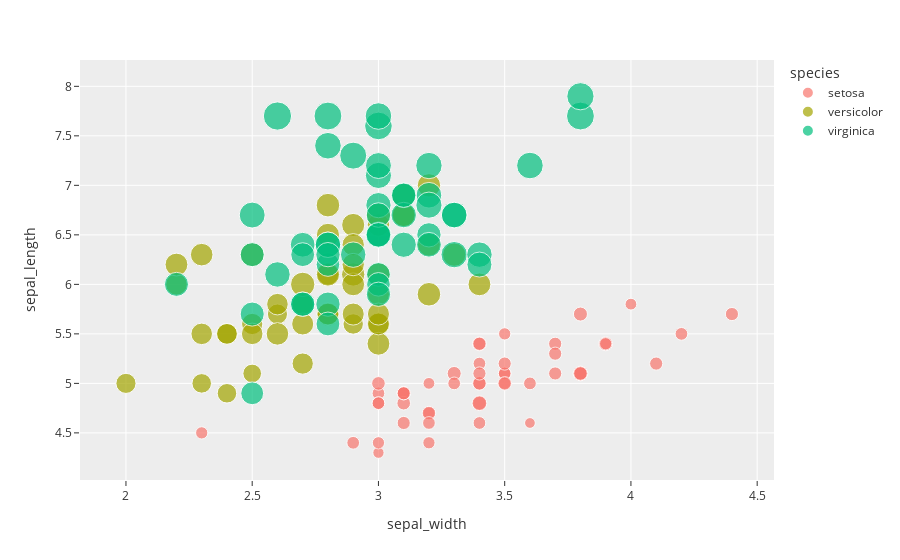

The notebook cell this image was saved under:
### Code cell
fig = px.scatter(data_frame=df, x="sepal_width", y="sepal_length", template='ggplot2', \
    color='species', size='petal_length', hover_data=['petal_width'])
iplot(fig)

### Figure 1 — Plotly figure (JSON) as saved in the notebook; plotly's stock layout.template omitted (floating-point values rounded to 4 significant figures)
{"data": [{"customdata": [[0.2], [0.2], [0.2], [0.2], [0.2], [0.4], [0.3], [0.2], [0.2], [0.1], [0.2], [0.2], [0.1], [0.1], [0.2], [0.4], [0.4], [0.3], [0.3], [0.3], [0.2], [0.4], [0.2], [0.5], [0.2], [0.2], [0.4], [0.2], [0.2], [0.2], [0.2], [0.4], [0.1], [0.2], [0.1], [0.2], [0.2], [0.1], [0.2], [0.2], [0.3], [0.3], [0.2], [0.6], [0.4], [0.3], [0.2], [0.2], [0.2], [0.2]], "hovertemplate": "species=setosa<br>sepal_width=%{x}<br>sepal_length=%{y}<br>petal_length=%{marker.size}<br>petal_width=%{customdata[0]}<extra></extra>", "legendgroup": "setosa", "marker": {"color": "#F8766D", "size": [1.4, 1.4, 1.3, 1.5, 1.4, 1.7, 1.4, 1.5, 1.4, 1.5, 1.5, 1.6, 1.4, 1.1, 1.2, 1.5, 1.3, 1.4, 1.7, 1.5, 1.7, 1.5, 1, 1.7, 1.9, 1.6, 1.6, 1.5, 1.4, 1.6, 1.6, 1.5, 1.5, 1.4, 1.5, 1.2, 1.3, 1.5, 1.3, 1.5, 1.3, 1.3, 1.3, 1.6, 1.9, 1.4, 1.6, 1.4, 1.5, 1.4], "sizemode": "area", "sizeref": 0.01725, "symbol": "circle"}, "mode": "markers", "name": "setosa", "orientation": "v", "showlegend": true, "type": "scatter", "x": [3.5, 3, 3.2, 3.1, 3.6, 3.9, 3.4, 3.4, 2.9, 3.1, 3.7, 3.4, 3, 3, 4, 4.4, 3.9, 3.5, 3.8, 3.8, 3.4, 3.7, 3.6, 3.3, 3.4, 3, 3.4, 3.5, 3.4, 3.2, 3.1, 3.4, 4.1, 4.2, 3.1, 3.2, 3.5, 3.1, 3, 3.4, 3.5, 2.3, 3.2, 3.5, 3.8, 3, 3.8, 3.2, 3.7, 3.3], "xaxis": "x", "y": [5.1, 4.9, 4.7, 4.6, 5, 5.4, 4.6, 5, 4.4, 4.9, 5.4, 4.8, 4.8, 4.3, 5.8, 5.7, 5.4, 5.1, 5.7, 5.1, 5.4, 5.1, 4.6, 5.1, 4.8, 5, 5, 5.2, 5.2, 4.7, 4.8, 5.4, 5.2, 5.5, 4.9, 5, 5.5, 4.9, 4.4, 5.1, 5, 4.5, 4.4, 5, 5.1, 4.8, 5.1, 4.6, 5.3, 5], "yaxis": "y"}, {"customdata": [[1.4], [1.5], [1.5], [1.3], [1.5], [1.3], [1.6], [1], [1.3], [1.4], [1], [1.5], [1], [1.4], [1.3], [1.4], [1.5], [1], [1.5], [1.1], [1.8], [1.3], [1.5], [1.2], [1.3], [1.4], [1.4], [1.7], [1.5], [1], [1.1], [1], [1.2], [1.6], [1.5], [1.6], [1.5], [1.3], [1.3], [1.3], [1.2], [1.4], [1.2], [1], [1.3], [1.2], [1.3], [1.3], [1.1], [1.3]], "hovertemplate": "species=versicolor<br>sepal_width=%{x}<br>sepal_length=%{y}<br>petal_length=%{marker.size}<br>petal_width=%{customdata[0]}<extra></extra>", "legendgroup": "versicolor", "marker": {"color": "#A3A500", "size": [4.7, 4.5, 4.9, 4, 4.6, 4.5, 4.7, 3.3, 4.6, 3.9, 3.5, 4.2, 4, 4.7, 3.6, 4.4, 4.5, 4.1, 4.5, 3.9, 4.8, 4, 4.9, 4.7, 4.3, 4.4, 4.8, 5, 4.5, 3.5, 3.8, 3.7, 3.9, 5.1, 4.5, 4.5, 4.7, 4.4, 4.1, 4, 4.4, 4.6, 4, 3.3, 4.2, 4.2, 4.2, 4.3, 3, 4.1], "sizemode": "area", "sizeref": 0.01725, "symbol": "circle"}, "mode": "markers", "name": "versicolor", "orientation": "v", "showlegend": true, "type": "scatter", "x": [3.2, 3.2, 3.1, 2.3, 2.8, 2.8, 3.3, 2.4, 2.9, 2.7, 2, 3, 2.2, 2.9, 2.9, 3.1, 3, 2.7, 2.2, 2.5, 3.2, 2.8, 2.5, 2.8, 2.9, 3, 2.8, 3, 2.9, 2.6, 2.4, 2.4, 2.7, 2.7, 3, 3.4, 3.1, 2.3, 3, 2.5, 2.6, 3, 2.6, 2.3, 2.7, 3, 2.9, 2.9, 2.5, 2.8], "xaxis": "x", "y": [7, 6.4, 6.9, 5.5, 6.5, 5.7, 6.3, 4.9, 6.6, 5.2, 5, 5.9, 6, 6.1, 5.6, 6.7, 5.6, 5.8, 6.2, 5.6, 5.9, 6.1, 6.3, 6.1, 6.4, 6.6, 6.8, 6.7, 6, 5.7, 5.5, 5.5, 5.8, 6, 5.4, 6, 6.7, 6.3, 5.6, 5.5, 5.5, 6.1, 5.8, 5, 5.6, 5.7, 5.7, 6.2, 5.1, 5.7], "yaxis": "y"}, {"customdata": [[2.5], [1.9], [2.1], [1.8], [2.2], [2.1], [1.7], [1.8], [1.8], [2.5], [2], [1.9], [2.1], [2], [2.4], [2.3], [1.8], [2.2], [2.3], [1.5], [2.3], [2], [2], [1.8], [2.1], [1.8], [1.8], [1.8], [2.1], [1.6], [1.9], [2], [2.2], [1.5], [1.4], [2.3], [2.4], [1.8], [1.8], [2.1], [2.4], [2.3], [1.9], [2.3], [2.5], [2.3], [1.9], [2], [2.3], [1.8]], "hovertemplate": "species=virginica<br>sepal_width=%{x}<br>sepal_length=%{y}<br>petal_length=%{marker.size}<br>petal_width=%{customdata[0]}<extra></extra>", "legendgroup": "virginica", "marker": {"color": "#00BF7D", "size": [6, 5.1, 5.9, 5.6, 5.8, 6.6, 4.5, 6.3, 5.8, 6.1, 5.1, 5.3, 5.5, 5, 5.1, 5.3, 5.5, 6.7, 6.9, 5, 5.7, 4.9, 6.7, 4.9, 5.7, 6, 4.8, 4.9, 5.6, 5.8, 6.1, 6.4, 5.6, 5.1, 5.6, 6.1, 5.6, 5.5, 4.8, 5.4, 5.6, 5.1, 5.1, 5.9, 5.7, 5.2, 5, 5.2, 5.4, 5.1], "sizemode": "area", "sizeref": 0.01725, "symbol": "circle"}, "mode": "markers", "name": "virginica", "orientation": "v", "showlegend": true, "type": "scatter", "x": [3.3, 2.7, 3, 2.9, 3, 3, 2.5, 2.9, 2.5, 3.6, 3.2, 2.7, 3, 2.5, 2.8, 3.2, 3, 3.8, 2.6, 2.2, 3.2, 2.8, 2.8, 2.7, 3.3, 3.2, 2.8, 3, 2.8, 3, 2.8, 3.8, 2.8, 2.8, 2.6, 3, 3.4, 3.1, 3, 3.1, 3.1, 3.1, 2.7, 3.2, 3.3, 3, 2.5, 3, 3.4, 3], "xaxis": "x", "y": [6.3, 5.8, 7.1, 6.3, 6.5, 7.6, 4.9, 7.3, 6.7, 7.2, 6.5, 6.4, 6.8, 5.7, 5.8, 6.4, 6.5, 7.7, 7.7, 6, 6.9, 5.6, 7.7, 6.3, 6.7, 7.2, 6.2, 6.1, 6.4, 7.2, 7.4, 7.9, 6.4, 6.3, 6.1, 7.7, 6.3, 6.4, 6, 6.9, 6.7, 6.9, 5.8, 6.8, 6.7, 6.7, 6.3, 6.5, 6.2, 5.9], "yaxis": "y"}], "layout": {"legend": {"itemsizing": "constant", "title": {"text": "species"}, "tracegroupgap": 0}, "margin": {"t": 60}, "xaxis": {"anchor": "y", "domain": [0, 1], "title": {"text": "sepal_width"}}, "yaxis": {"anchor": "x", "domain": [0, 1], "title": {"text": "sepal_length"}}}}
